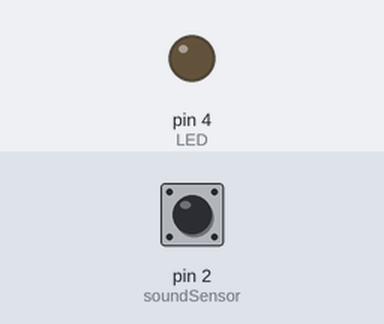
The sketch below on a simulated Arduino Uno, built with avr-gcc and run on an emulated ATmega328P. Parts: output pins drawn as LEDs (lit = HIGH). Inputs (shaded band) come from the test bench; at power-on: pin 2 (soundSensor) LOW. What the sketch prints to the serial monitor is not drawn.

Above: at 1.2 s.
1.3 s: pin 2 (soundSensor) driven HIGH
At 2.0 s:
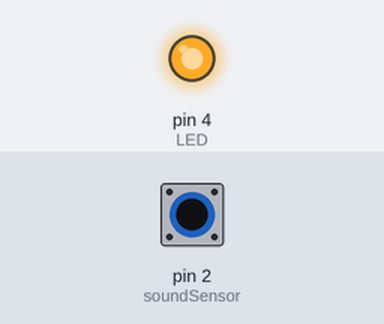
4.3 s: pin 2 (soundSensor) driven LOW
At 5.4 s:
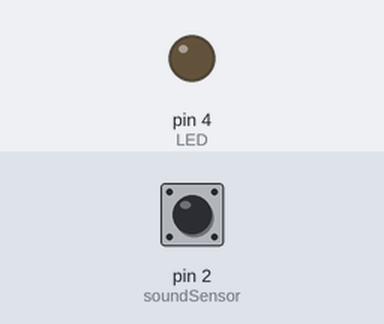
9.7 s: pin 2 (soundSensor) pulsed HIGH 5 times (0.12 s each, 0.3 s apart)
At 11.5 s:
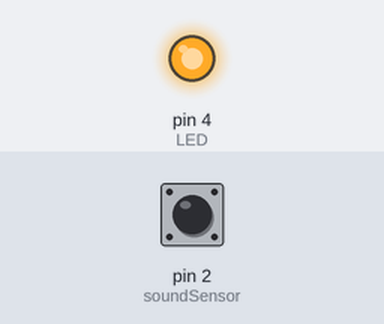
Timing chart, 0 to 13.2 s (numbered marks = the images above; inputs shaded):
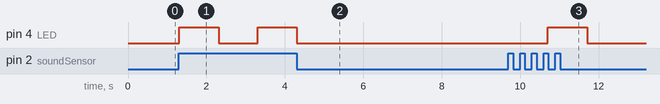

The sketch:

led_1.ino
```cpp
int LED=4;
boolean LEDStatus=false;
int soundSensor=2;
int pirSensor = 7;

void setup() {
 pinMode(soundSensor,INPUT);
 pinMode(LED,OUTPUT);
 pinMode(pirSensor, INPUT);
 Serial.begin(9600);

}

void loop() {
  Serial.print("Led:"+LEDStatus);
//  LEDStatus=false;
  digitalWrite(LED,LOW);
  int SensorData=digitalRead(soundSensor);
  if(SensorData==1){
Serial.print("TTTTTTTT");
    if(LEDStatus==false){
        LEDStatus=true;
        digitalWrite(LED,HIGH);
//        delay(5000);
    }
    else{
        LEDStatus=false;
        digitalWrite(LED,LOW);
//        delay(5000);
    }
    delay(1000);
  }
  digitalWrite(LED,LOW);

//  int sensorValue = digitalRead(pirSensor);
//  if (sensorValue == 1) {
//    if(LEDStatus==false){
//        LEDStatus=true;
//        digitalWrite(LED,HIGH);
//    }
//    else{
//        LEDStatus=false;
//        digitalWrite(LED,LOW);
//    }
// }
//  Serial.print("Sense:"+sensorValue);
//  digitalWrite(LED,LOW);

}
```

Measured:
- after the input at 1.3 s, pin 4 (LED): LOW → HIGH at once, → LOW 1.0 s later, → HIGH 1.0 s later
- after the input at 4.3 s, pin 4 (LED): goes on until 4.3 s, then stays LOW
- after the input at 9.7 s, pin 4 (LED): LOW → HIGH after 1.0 s, → LOW 1.0 s later
